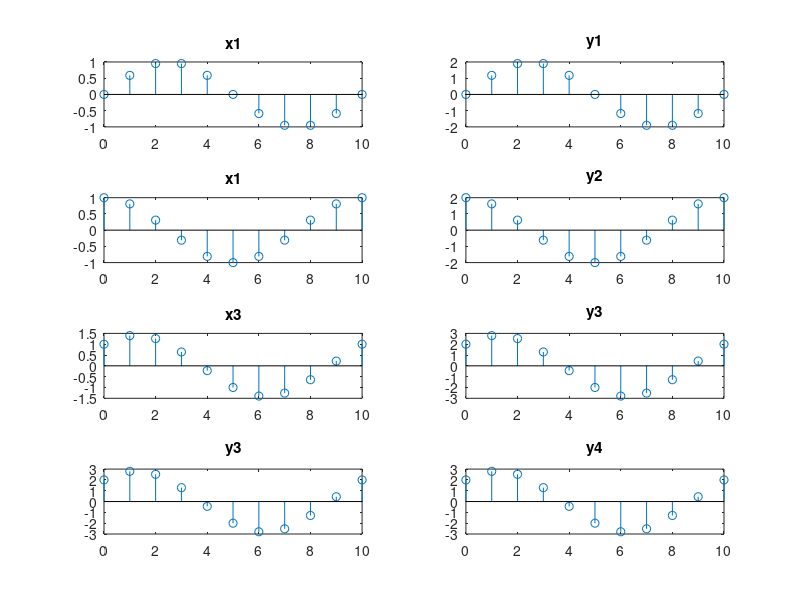

Write MATLAB code to recreate this figure. (Note: this script raises an error after producing the figure.)
% Dean Chong San
% 40061194

clc;
clear all;
rows = 4;
col = 2;
n = [0:10];

% Part a)
x1 = sin ((2 * pi/10)* n);

x2 = cos((2*pi)/10 *n);

x3 = x1 + x2;

y1 = 2 * x1;
y2 = 2 * x2;
y3 = 2 * x3;
y4 = y1 + y2;


subplot(rows, col, 1)
stem (n, x1)
title('x1')

subplot(rows, col, 2)
stem (n, y1)
title('y1')

subplot(rows, col, 3)
stem (n, x2)
title('x1')

subplot(rows, col, 4)
stem (n, y2)
title('y2')

subplot(rows, col, 5)
stem (n, x3)
title('x3')

subplot(rows, col, 6)
stem (n, y3)
title('y3')

subplot(rows, col, 7)
stem (n, y3)
title('y3')

subplot(rows, col, 8)
stem (n, y4)
title('y4')

if (y3 == y4)
    disp('they are linear')
else
    disp('They are not linear')
end


% Part b) i)

% n = [0,1];
% x = n.^2;
% y1 = 2 * x1;
% y2 = 3 * x2;
% y3 = y1 + y2;
% x3 = 2 * x1 + 3 * x2;
% testLinearity(y2, x3);
% y = 2 .* n1 + (5 * delta(n1))
% testLinearity(y);


% n = [0:100];
% x = n.^2;
% y1 = 2 * x1;
% y2 = 3 * x2;
% y3 = y1 + y2;
% x3 = 2 * x1 + 3 * x2;
% testLinearity(y2, x3);


% Part b) ii)


% n = [0,1];
% y1 = (2 * x1) + (5 * delta(n))
% y2 = (3 * x2) + (5 * delta(n))
% y3 = y1 + y2;
% x3 = 2 * x1 + 3 * x2;
% testLinearity(y2, x3);
% 
% n = [0:100];
% y1 = (2 * x1) + (5 * delta(n))
% y2 = (3 * x2) + (5 * delta(n))
% y3 = y1 + y2;
% x3 = 2 * x1 + 3 * x2;
% testLinearity(y2, x3);


% Part b) i)


n = [0:10];
x1 = sin((2*pi/10).*n);
x2 = cos((2*pi/10).*n);
x3 = x1 + x2;
y1 = 2 * x1.^2;
y2 = 2 * x2.^2;
y3 = y1 + y2;
y4 = 2*x1 + 2*x2;
testLinearity(y3, y4, 0);
% % 
% Part b) ii)

y1 = 2*x1 + 5* delta(n);
y2 = 2*x2 + 5 * delta(n);
y3 = 2*x3 + 5* delta(n);
y4 = y1 + y2;

testLinearity(y3, y4, 0);

% Test Time invariance
x11 = sin((2*pi/10).*(n-3));
y11 = 2*x11 + 5*delta(n);
testLinearity(x11, y11, 1);


